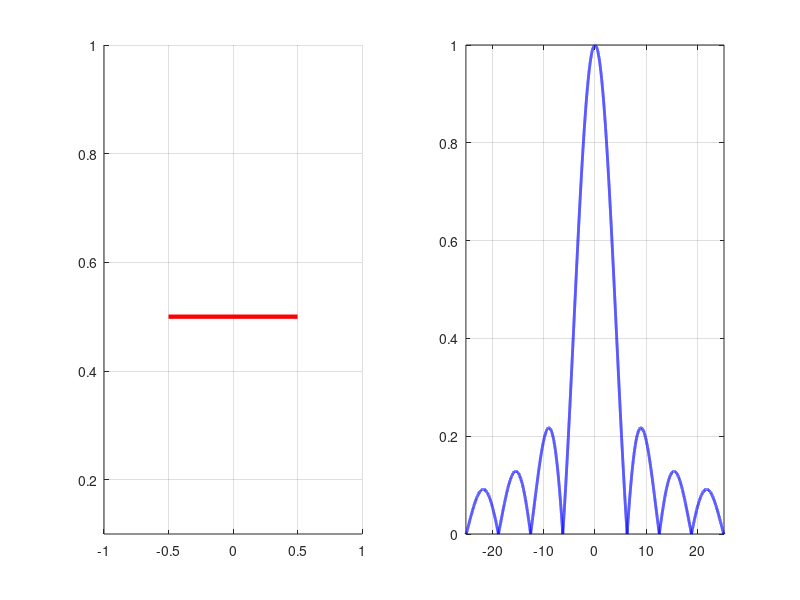

Reproduce this figure in MATLAB.
% Графики прямоугольного импульса и его амплитудного спектра
clear
figure('Color', 'w')
hold on
% hAx = axes('Position', [0.1 0.2 0.8 0.2]);

x = [-1:0.001:1];
subplot(1,2,1)
x0 = [-0.5 0.5];
y0 = [0.5 0.5];
line(x0, y0, 'LineWidth', 3.1, 'Color', 'r');
grid on
axis([-1 1 0.1 1])
% set(gca, 'Visible', 'off')
%----------------------------------------------

x2 = [-25.2:0.001:25.2];
y2 = abs(sin(x2/2)./(x2/2));
subplot(1,2,2)
plot(x2, y2, 'b-', 'LineWidth', 2)
grid on
axis([-25.2 25.2 0 1])
% set(gca, 'Visible', 'off')